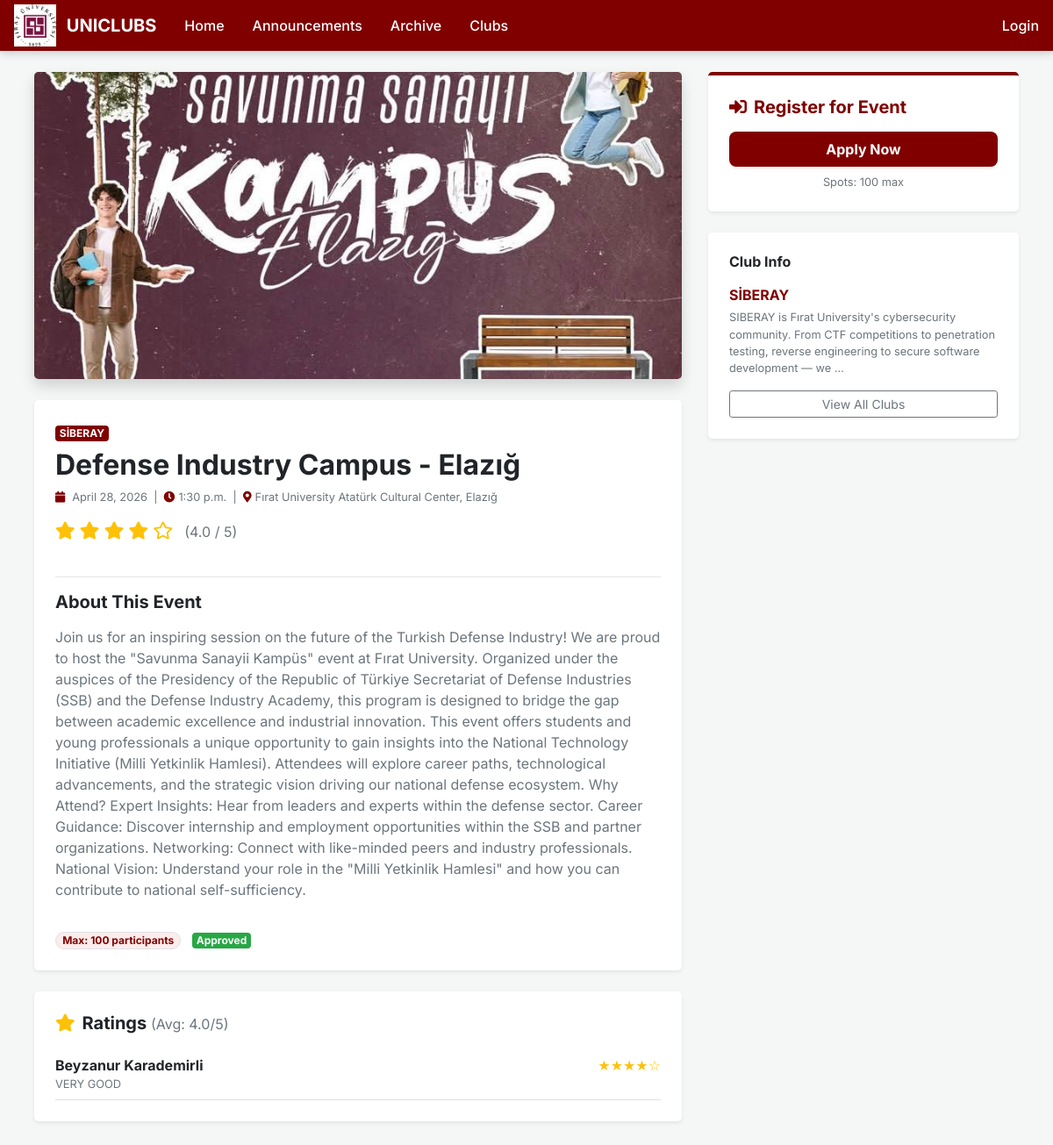
The app's page /events/1/ with its own data.
### app/models.py (models this page shows, shortened)
class Event(models.Model): # Event definition with logic for attendance and average ratings | Katılım ve ortalama puanlama mantığıyla etkinlik tanımı
    STATUS_CHOICES = [
        ('upcoming', 'Upcoming'),
        ('ongoing', 'Ongoing'),
        ('past', 'Past'),
    ]
    title = models.CharField(max_length=200)
    description = models.TextField()
    club = models.ForeignKey(Club, on_delete=models.CASCADE, related_name='events')
    location = models.CharField(max_length=200, blank=True)
    event_date = models.DateField()
    event_time = models.TimeField(blank=True, null=True)
    status = models.CharField(max_length=20, choices=STATUS_CHOICES, default='upcoming')
    is_approved = models.BooleanField(default=False)
    max_participants = models.IntegerField(default=100)
    image = models.ImageField(upload_to='event_images/', blank=True, null=True)
    created_at = models.DateTimeField(default=timezone.now)
    class Meta:
        ordering = ['-event_date']

class Club(models.Model): # Stores club profile, recruitment status, and admin links | Kulüp profili, alım durumu ve admin bağlantılarını tutar
    name = models.CharField(max_length=200)
    description = models.TextField(blank=True)
    logo = models.ImageField(upload_to='club_logos/', blank=True, null=True)
    category = models.CharField(max_length=100, blank=True)
    is_active = models.BooleanField(default=True)
    is_approved = models.BooleanField(default=False)
    is_recruiting = models.BooleanField(default=False)
    is_core_team_recruiting = models.BooleanField(default=False)
    leader = models.CharField(max_length=200, blank=True, null=True, help_text="Name of the club leader")
    created_at = models.DateTimeField(default=timezone.now)
    admin_user = models.OneToOneField(User, on_delete=models.SET_NULL, null=True, blank=True, related_name='managed_club')
    class Meta:
        ordering = ['-created_at']

class EventRating(models.Model): # Collects numeric scores and comments for completed events | Tamamlanan etkinlikler için sayısal puan ve yorum toplar
    event = models.ForeignKey(Event, on_delete=models.CASCADE, related_name='ratings')
    student = models.ForeignKey(Student, on_delete=models.CASCADE, related_name='ratings')
    score = models.IntegerField(choices=[(i, str(i)) for i in range(1, 6)])
    comment = models.TextField(blank=True)
    rated_at = models.DateTimeField(default=timezone.now)
    class Meta:
        unique_together = ('event', 'student')

class Student(models.Model): # Base model for student academic and contact information | Öğrenci akademik ve iletişim bilgileri için temel model
    full_name = models.CharField(max_length=200)
    student_id = models.CharField(max_length=20, unique=True)
    department = models.CharField(max_length=200)
    faculty = models.CharField(max_length=200, blank=True, null=True)
    grade = models.CharField(max_length=50, blank=True, null=True)
    email = models.EmailField(unique=True)
    year = models.IntegerField(default=1)
    created_at = models.DateTimeField(default=timezone.now)
    class Meta:
        ordering = ['-created_at']

### app/views.py (the view)
# urls.py: path('events/<int:pk>/', views.event_detail, name='event_detail'),
def event_detail(request, pk):
    event = get_object_or_404(Event, pk=pk)
    ratings = EventRating.objects.filter(event=event)
    avg_rating = None
    if ratings.exists():
        avg_rating = round(sum(r.score for r in ratings) / ratings.count(), 1)
    reg_form = EventRegistrationForm(initial={'event': event})
    return render(request, 'app/event_detail.html', {
        'event': event,
        'ratings': ratings,
        'avg_rating': avg_rating,
        'reg_form': reg_form,
    })

### app/templates/app/event_detail.html (shortened to what this page needs)
{% extends "app/layout.html" %}
{% block content %}
<div class="container-fluid px-4">
    <div class="row">
        <div class="col-md-8">
            {% if event.image %}
            <img src="{{ event.image.url }}" class="img-fluid rounded-lg shadow mb-4" style="width:100%; height:350px; object-fit:cover;">
            {% endif %}
            <div class="card border-0 shadow-sm rounded-lg p-4 mb-4">
                <div class="d-flex justify-content-between align-items-start mb-3">
                    <div>
                        <span class="badge mb-2" style="background-color:#800000; color:white; font-size:12px;">{{ event.club.name }}</span>
                        <h2 class="font-weight-bold">{{ event.title }}</h2>
                        <p class="text-muted small">
                            <i class="fas fa-calendar mr-2 text-maroon"></i>{{ event.event_date }}
                            {% if event.event_time %} &nbsp;|&nbsp; <i class="fas fa-clock mr-1 text-maroon"></i>{{ event.event_time }}{% endif %}
                            {% if event.location %} &nbsp;|&nbsp; <i class="fas fa-map-marker-alt mr-1 text-maroon"></i>{{ event.location }}{% endif %}
                        </p>
                        <div class="text-warning h5">
                            {% for i in "12345" %}
                                {% if forloop.counter <= avg_rating %}
                                    <i class="fas fa-star"></i>
                                {% else %}
                                    <i class="far fa-star"></i>
                                {% endif %}
                            {% endfor %}
                            <span class="text-muted small ml-2">({{ avg_rating|default:"0" }} / 5)</span>
                        </div>
                    </div>
                </div>
                <hr>
                <h5 class="font-weight-bold mb-3">About This Event</h5>
                <p class="text-muted">{{ event.description }}</p>
                <div class="mt-3">
                    <span class="badge badge-pill border mr-2" style="background:#fceceb; color:#800000; font-size:12px;">
                        Max: {{ event.max_participants }} participants
                    </span>
                    {% if event.is_approved %}
                    <span class="badge badge-success">Approved</span>
                    {% else %}
                    <span class="badge badge-warning">Pending Approval</span>
                    {% endif %}
                </div>
            </div>
            {% if ratings %}
            <div class="card border-0 shadow-sm rounded-lg p-4 mb-4">
                <h5 class="font-weight-bold mb-3">
                    <i class="fas fa-star text-warning mr-2"></i>Ratings
                    {% if avg_rating %}<span class="text-muted small">(Avg: {{ avg_rating }}/5)</span>{% endif %}
                </h5>
                {% for r in ratings %}
                <div class="border-bottom py-2">
                    <div class="d-flex justify-content-between">
                        <span class="font-weight-bold">{{ r.student.full_name }}</span>
                        <span class="text-warning">
                            {% for i in "12345" %}{% if forloop.counter <= r.score %}&#9733;{% else %}&#9734;{% endif %}{% endfor %}
                        </span>
                    </div>
                    {% if r.comment %}<p class="text-muted small mb-0">{{ r.comment }}</p>{% endif %}
                </div>
                {% endfor %}
            </div>
            {% endif %}
        </div>
        <div class="col-md-4">
            <div class="card border-0 shadow-sm rounded-lg mb-4" style="border-top: 4px solid #800000 !important;">
                <div class="card-body p-4">
                    <h5 class="font-weight-bold mb-3 text-maroon"><i class="fas fa-sign-in-alt mr-2"></i>Register for Event</h5>
                    <a href="{% url 'event_register' event.pk %}" class="btn btn-maroon btn-block py-2 font-weight-bold shadow-sm">
                        Apply Now
                    </a>
                    <p class="text-muted small text-center mt-2 mb-0">Spots: {{ event.max_participants }} max</p>
                </div>
            </div>
            <div class="card border-0 shadow-sm rounded-lg">
                <div class="card-body p-4">
                    <h6 class="font-weight-bold mb-3">Club Info</h6>
                    <p class="font-weight-bold text-maroon mb-1">{{ event.club.name }}</p>
                    <p class="text-muted small">{{ event.club.description|truncatewords:20 }}</p>
                    <a href="{% url 'club_list' %}" class="btn btn-outline-secondary btn-sm btn-block">View All Clubs</a>
                </div>
            </div>
        </div>
    </div>
</div>
{% endblock %}

### app/templates/app/layout.html (style rules this page uses)
:root { --maroon: #800000; --maroon-dark: #600000; --maroon-light: #fceceb; --soft-bg: #f4f7f6; }
body { background-color: var(--soft-bg); font-family: 'Inter', 'Segoe UI', sans-serif; padding-bottom: 60px; }
.text-maroon { color: var(--maroon) !important; }
.btn-maroon { background-color: var(--maroon); color: white !important; border: none; border-radius: 8px; font-weight: 600; transition: 0.25s; }

### app/templates/app/event_detail.html (style rules this page uses)
.text-maroon { color: #800000 !important; }
.btn-maroon { background-color: #800000; color: white !important; border: none; border-radius: 8px; transition: 0.3s; font-weight: bold; }

### records on screen
Event: image (picture), club.name "SİBERAY", title "Defense Industry Campus - Elazığ", event_date "April 28, 2026", event_time "1:30 p.m.", location "Fırat University Atatürk Cultural Center, Elazığ", description "Join us for an inspiring session on the future of the Turkish Defense Industry! We are proud to host the \"Savunma Sanayii Kampüs\" event at Fırat University. Organized under the auspices of the Presidency of the Republic of Türkiye Secretariat of Defense Industries (SSB) and the Defense Industry Academy, this program is designed to bridge the gap between academic excellence and industrial innovation. This event offers students and young professionals a unique opportunity to gain insights into the National Technology Initiative (Milli Yetkinlik Hamlesi). Attendees will explore career paths, technological advancements, and the strategic vision driving our national defense ecosystem. Why…", max_participants "100", club.description "SIBERAY is Fırat University's cybersecurity community. From CTF competitions to penetration testing, reverse engineering to secure software development — we …"
EventRating: student.full_name "Beyzanur Karademirli", score 4 (drawn), comment "VERY GOOD"

### other values on screen
{{ avg_rating|default:"0" }} "4.0"
{{ avg_rating }} "4.0"
